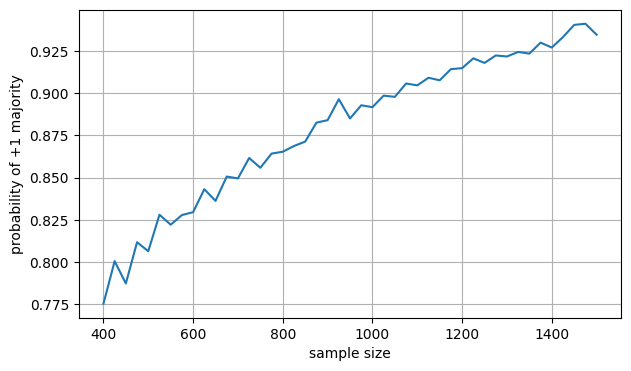

This figure's Python source:
import argparse
from collections import Counter
import math
import random

import matplotlib.pyplot as plt


N = 1000000
VOTES = [1 if i/N < 0.52 else 0 for i in range(N)]

SAMPLE = [i for i in range(400, 1501, 25)]
TRIALS = 10000


parser = argparse.ArgumentParser()
parser.add_argument('--output', '-o', default='q3_90.png')
args = parser.parse_args()


plt_data = []
for s in SAMPLE:
    results = []
    for t in range(TRIALS):
        sample = random.sample(VOTES, s)
        one_count = sum([1 for v in sample if v == 1])
        results.append(int(one_count > s/2))
    print(s, sum(results)/TRIALS)
    plt_data.append(sum(results)/TRIALS)

    
f, ax = plt.subplots(figsize=(7,4))
ax.plot(SAMPLE, plt_data)
ax.set_xlabel('sample size')
ax.set_ylabel('probability of +1 majority')
ax.grid()
plt.savefig(args.output, bbox_inches='tight')
